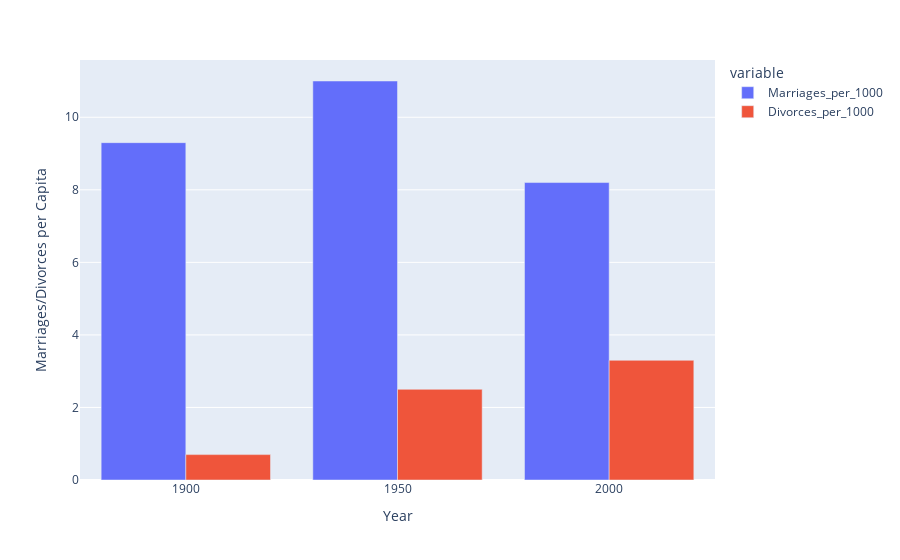

Notebook cell for this chart:
### Code cell
years = data['Year'].values

fig = px.bar(data, x = years, y = ['Marriages_per_1000','Divorces_per_1000'], barmode = "group").update_layout(xaxis_title = 'Year', yaxis_title = 'Marriages/Divorces per Capita')

fig.show()

### Figure 1 — Plotly figure (JSON) as saved in the notebook; plotly's stock layout.template omitted (floating-point values rounded to 4 significant figures)
{"data": [{"alignmentgroup": "True", "hovertemplate": "variable=Marriages_per_1000<br>x=%{x}<br>value=%{y}<extra></extra>", "legendgroup": "Marriages_per_1000", "marker": {"color": "#636efa", "pattern": {"shape": ""}}, "name": "Marriages_per_1000", "offsetgroup": "Marriages_per_1000", "orientation": "v", "showlegend": true, "textposition": "auto", "type": "bar", "x": [1900, 1950, 2000], "xaxis": "x", "y": [9.3, 11, 8.2], "yaxis": "y"}, {"alignmentgroup": "True", "hovertemplate": "variable=Divorces_per_1000<br>x=%{x}<br>value=%{y}<extra></extra>", "legendgroup": "Divorces_per_1000", "marker": {"color": "#EF553B", "pattern": {"shape": ""}}, "name": "Divorces_per_1000", "offsetgroup": "Divorces_per_1000", "orientation": "v", "showlegend": true, "textposition": "auto", "type": "bar", "x": [1900, 1950, 2000], "xaxis": "x", "y": [0.7, 2.5, 3.3], "yaxis": "y"}], "layout": {"barmode": "group", "legend": {"title": {"text": "variable"}, "tracegroupgap": 0}, "margin": {"t": 60}, "xaxis": {"anchor": "y", "domain": [0, 1], "title": {"text": "Year"}}, "yaxis": {"anchor": "x", "domain": [0, 1], "title": {"text": "Marriages/Divorces per Capita"}}}}
